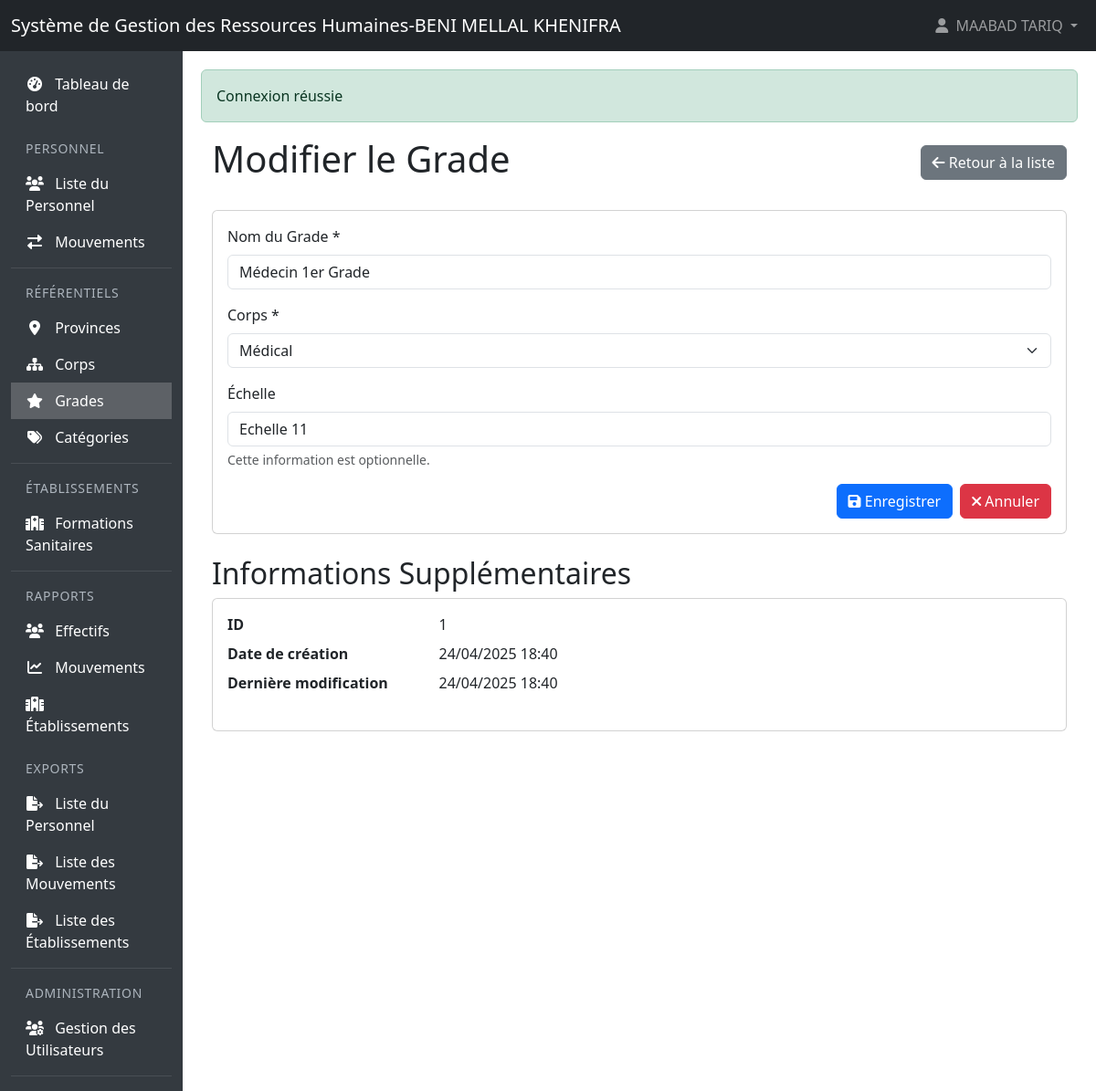
Page /APP_SGRHBMKH/grades/edit/1 (signed in) on the committed database.
### tables this page shows
CREATE TABLE `grades` (
  `id` int(11) NOT NULL,
  `nom_grade` varchar(100) NOT NULL,
  `corps_id` int(11) DEFAULT NULL,
  `echelle` varchar(50) DEFAULT NULL,
  `created_at` timestamp NOT NULL DEFAULT current_timestamp(),
  `updated_at` timestamp NOT NULL DEFAULT current_timestamp() ON UPDATE current_timestamp(),
  `deleted_at` timestamp NULL DEFAULT NULL
);

CREATE TABLE `corps` (
  `id` int(11) NOT NULL,
  `nom_corps` varchar(100) NOT NULL,
  `type_corps` enum('MEDICAL','PARAMEDICAL','ADMINISTRATIF') NOT NULL DEFAULT 'ADMINISTRATIF',
  `description` text DEFAULT NULL,
  `created_at` timestamp NOT NULL DEFAULT current_timestamp(),
  `updated_at` timestamp NOT NULL DEFAULT current_timestamp() ON UPDATE current_timestamp(),
  `deleted_at` timestamp NULL DEFAULT NULL
);

### controllers/GradeController.php (called while the page is built, shortened)
<?php
class GradeController extends Controller {
    private $gradeModel;
    private $corpsModel;
    public function __construct() {
        require_once __DIR__ . '/../models/Grade.php';
        require_once __DIR__ . '/../models/Corps.php';
        $this->gradeModel = new Grade();
        $this->corpsModel = new Corps();
    }
    public function edit($id) {
        $grade = $this->gradeModel->findById($id);
        $corps = $this->corpsModel->findAllSorted();
        $this->render('grades/edit', [
            'grade' => $grade,
            'corps' => $corps,
            'csrf_token' => $this->generateCSRFToken(),
            'messages' => $this->getFlashMessages()
        ]);
    }
}

### models/Model.php (called while the page is built, shortened)
<?php
require_once __DIR__ . '/../config/database.php';
abstract class Model {
    protected $db;
    protected $table;
    public function __construct() {
        $database = new Database();
        $this->db = $database->getConnection();
    }
    public function findById($id) {
        $sql = "SELECT * FROM " . $this->table . " WHERE id = :id";
        $stmt = $this->db->prepare($sql);
        $stmt->bindValue(":id", $id);
        $stmt->execute();
        return $stmt->fetch(PDO::FETCH_ASSOC);
    }
}
?>

### config/database.php (called while the page is built, shortened)
<?php
class Database {
    private $host = "localhost";
    private $db_name = "sgrhbmkh_db";
    private $username = "root";
    private $password = "";
    public function getConnection() {
        $this->db = null;
        try {
            $dsn = "mysql:host=" . $this->host . ";dbname=" . $this->db_name . ";charset=utf8";
            $this->db = new PDO($dsn, $this->username, $this->password, [
                PDO::ATTR_ERRMODE => PDO::ERRMODE_EXCEPTION,
                PDO::ATTR_DEFAULT_FETCH_MODE => PDO::FETCH_ASSOC,
                PDO::ATTR_EMULATE_PREPARES => false,
                PDO::MYSQL_ATTR_INIT_COMMAND => "SET NAMES utf8mb4"
            ]);
            $this->db->query("SELECT 1");
        } catch(PDOException $e) {
            error_log("Database connection error: " . $e->getMessage());
            error_log("DSN used: " . $dsn);
            error_log("Stack trace: " . $e->getTraceAsString());
            throw new Exception("Une erreur est survenue lors de la connexion à la base de données: " . $e->getMessage());
        }
        return $this->db;
    }
}
?>

### models/Grade.php (called while the page is built, shortened)
<?php
class Grade extends Model {
    public function __construct() {
        parent::__construct();
        $this->table = 'grades';
    }
}

### models/Corps.php (called while the page is built, shortened)
<?php
class Corps extends Model {
    public function __construct() {
        parent::__construct();
        $this->table = 'corps';
    }
    public function findAllSorted() {
        try {
            $sql = "SELECT * FROM {$this->table} WHERE deleted_at IS NULL ORDER BY nom_corps";
            $stmt = $this->db->prepare($sql);
            $stmt->execute();
            return $stmt->fetchAll(\PDO::FETCH_ASSOC);
        } catch (\PDOException $e) {
            error_log("Error in findAllSorted: " . $e->getMessage());
            throw new \Exception("Erreur lors de la récupération des corps");
        }
    }
}

### views/grades/edit.php (the view, shortened to what this page needs)
<div class="container-fluid">
    <div class="d-flex justify-content-between align-items-center mb-4">
        <h1>Modifier le Grade</h1>
        <a href="/APP_SGRHBMKH/grades" class="btn btn-secondary">
            <i class="fas fa-arrow-left"></i> Retour à la liste
        </a>
    </div>
    <div class="card">
        <div class="card-body">
            <form action="/APP_SGRHBMKH/grades/edit/<?= $grade['id'] ?>" method="POST">
                <div class="mb-3">
                    <label for="nom_grade" class="form-label">Nom du Grade *</label>
                    <input type="text" class="form-control" id="nom_grade" name="nom_grade" required
                           maxlength="100" value="<?= htmlspecialchars($grade['nom_grade']) ?>"
                           placeholder="Entrez le nom du grade">
                </div>
                <div class="mb-3">
                    <label for="corps_id" class="form-label">Corps *</label>
                    <select class="form-select" id="corps_id" name="corps_id" required>
                        <?php foreach ($corps as $c): ?>
                            <option value="<?= $c['id'] ?>" <?= $grade['corps_id'] == $c['id'] ? 'selected' : '' ?>>
                                <?= htmlspecialchars($c['nom_corps']) ?>
                            </option>
                        <?php endforeach; ?>
                    </select>
                </div>
                <div class="mb-3">
                    <label for="echelle" class="form-label">Échelle</label>
                    <input type="text" class="form-control" id="echelle" name="echelle"
                           maxlength="50" value="<?= htmlspecialchars($grade['echelle'] ?? '') ?>"
                           placeholder="Entrez l'échelle du grade">
                    <div class="form-text">Cette information est optionnelle.</div>
                </div>
                <div class="d-grid gap-2 d-md-flex justify-content-md-end">
                    <button type="submit" class="btn btn-primary">
                        <i class="fas fa-save"></i> Enregistrer
                    </button>
                    <a href="/APP_SGRHBMKH/grades" class="btn btn-danger">
                        <i class="fas fa-times"></i> Annuler
                    </a>
                </div>
            </form>
        </div>
    </div>
    <div class="mt-4">
        <h2>Informations Supplémentaires</h2>
        <div class="card">
            <div class="card-body">
                <dl class="row">
                    <dt class="col-sm-3">ID</dt>
                    <dd class="col-sm-9"><?= $grade['id'] ?></dd>
                    <dt class="col-sm-3">Date de création</dt>
                    <dd class="col-sm-9"><?= date('d/m/Y H:i', strtotime($grade['created_at'])) ?></dd>
                    <dt class="col-sm-3">Dernière modification</dt>
                    <dd class="col-sm-9"><?= date('d/m/Y H:i', strtotime($grade['updated_at'])) ?></dd>
                </dl>
            </div>
        </div>
    </div>
</div>

### rows in the picture
grades: nom_grade "Médecin 1er Grade", corps_id "Médical", echelle "Echelle 11", id "1", created_at "24/04/2025 18:40", updated_at "24/04/2025 18:40"

### other values in the picture
$_SESSION['user_name'] "MAABAD TARIQ"
$message['message'] "Connexion réussie"
